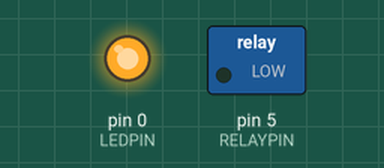
Simulated run of this sketch. Board: Arduino Uno, built with avr-gcc and run on an emulated ATmega328P. On the bench: switched loads named in the sketch (green lamp = pin HIGH), output pins drawn as LEDs (lit = HIGH).

Above: at 1.1 s.
At 4.7 s:
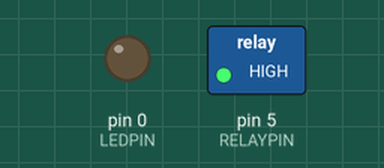
At 5.7 s:
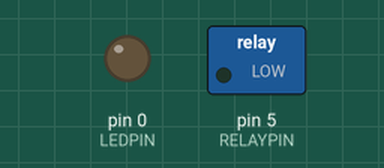
Timing chart, 0 to 7.2 s (numbered marks = the images above):
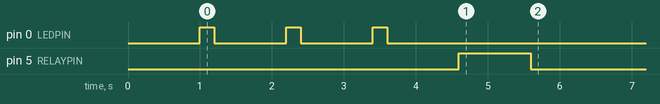

The sketch:

CountdownLauncher.ino
```cpp
int RELAYPIN = 5;
int LEDPIN = 0;

void setup() {
  // Initialize the relay pin as output
  pinMode(RELAYPIN, OUTPUT);
  // Initialize the LED pin as output
  pinMode(LEDPIN, OUTPUT);
  delay(1000);
  countdown();
}

void loop() {
}

void countdown() {
  blink();
  delay(1000);
  blink();
  delay(1000);
  blink();
  delay(1000);
  launch();
}

void blink() {
    digitalWrite(LEDPIN, HIGH);   // Turn the relay on
    delay(200);                   // Wait for a blink
    digitalWrite(LEDPIN, LOW);    // Turn the relay off
}

void launch() {
    digitalWrite(RELAYPIN, HIGH);   // Turn the relay on
    delay(1000);                    // Wait for a second
    digitalWrite(RELAYPIN, LOW);    // Turn the relay off

}
```
